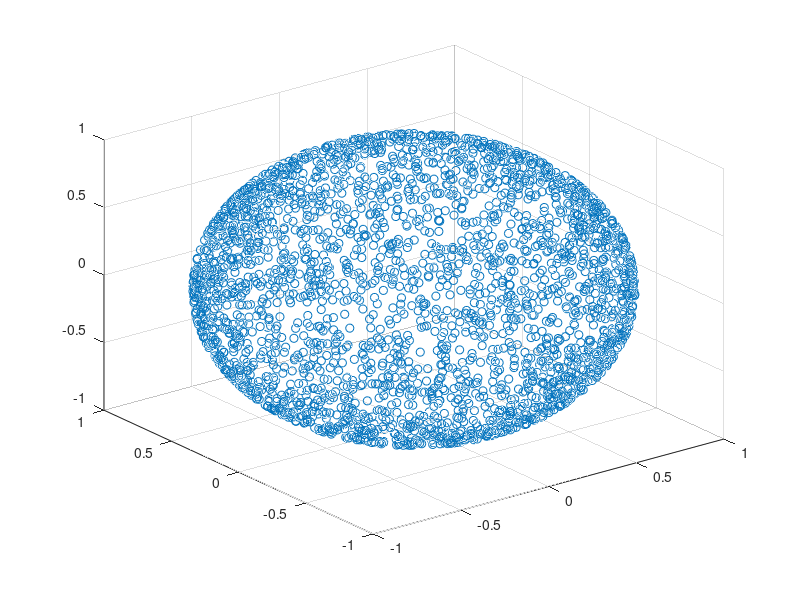

The MATLAB script that drew this image:
U=rand([3000,1]);
Theta=acos(1-2*U);
U=rand([3000,1]);
Phi=2*pi*U;
R=1;
X=R.*sin(Theta).*sin(Phi);
Y=R.*sin(Theta).*cos(Phi);
Z=R.*cos(Theta);
scatter3(X,Y,Z);